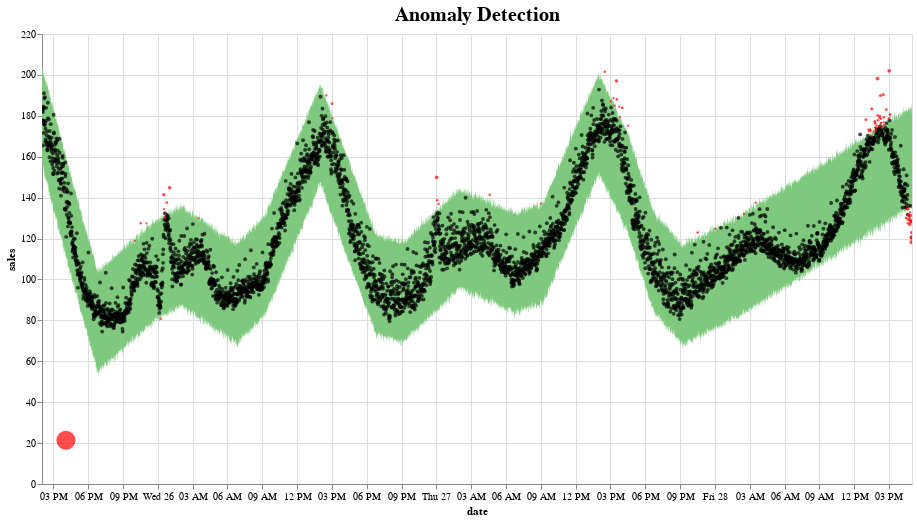

The cell this chart's notebook holds for it:
### Code cell
import pandas as pd

from fbprophet import Prophet

df1 = pd.read_csv(r"C:\Users\sunda\AI_program\test_detect_anoms.csv")

def fit_predict_model(dataframe, interval_width = 0.99, changepoint_range = 0.8):
    m = Prophet(daily_seasonality = False, yearly_seasonality = False, weekly_seasonality = False,
                seasonality_mode = 'multiplicative', 
                interval_width = interval_width,
                changepoint_range = changepoint_range)
    m = m.fit(dataframe)
    forecast = m.predict(dataframe)
    forecast['fact'] = dataframe['y'].reset_index(drop = True)
    return forecast
    
pred = fit_predict_model(df1)

def detect_anomalies(forecast):
    forecasted = forecast[['ds','trend', 'yhat', 'yhat_lower', 'yhat_upper', 'fact']].copy()
    #forecast['fact'] = df['y']

    forecasted['anomaly'] = 0
    forecasted.loc[forecasted['fact'] > forecasted['yhat_upper'], 'anomaly'] = 1
    forecasted.loc[forecasted['fact'] < forecasted['yhat_lower'], 'anomaly'] = -1

    #anomaly importances
    forecasted['importance'] = 0
    forecasted.loc[forecasted['anomaly'] ==1, 'importance'] = \
        (forecasted['fact'] - forecasted['yhat_upper'])/forecast['fact']
    forecasted.loc[forecasted['anomaly'] ==-1, 'importance'] = \
        (forecasted['yhat_lower'] - forecasted['fact'])/forecast['fact']
    
    return forecasted

pred = detect_anomalies(pred)

import altair as alt
#from vega_datasets import data

def plot_anomalies(forecasted):
    interval = alt.Chart(forecasted).mark_area(interpolate="basis", color = '#7FC97F').encode(
    x=alt.X('ds:T',  title ='date'),
    y='yhat_upper',
    y2='yhat_lower',
    tooltip=['ds', 'fact', 'yhat_lower', 'yhat_upper']
    ).interactive().properties(
        title='Anomaly Detection'
    )

    fact = alt.Chart(forecasted[forecasted.anomaly==0]).mark_circle(size=15, opacity=0.7, color = 'Black').encode(
        x='ds:T',
        y=alt.Y('fact', title='sales'),    
        tooltip=['ds', 'fact', 'yhat_lower', 'yhat_upper']
    ).interactive()

    anomalies = alt.Chart(forecasted[forecasted.anomaly!=0]).mark_circle(size=30, color = 'Red').encode(
        x='ds:T',
        y=alt.Y('fact', title='sales'),    
        tooltip=['ds', 'fact', 'yhat_lower', 'yhat_upper'],
        size = alt.Size( 'importance', legend=None)
    ).interactive()

    return alt.layer(interval, fact, anomalies)\
              .properties(width=870, height=450)\
              .configure_title(fontSize=20)
              
plot_anomalies(pred)

### Figure 1 — Vega-Lite specification as saved in the notebook (floating-point values rounded to 4 significant figures; data arrays with more than 128 entries replaced by an {"elided": "..."} marker saying what was removed)
{"$schema": "https://vega.github.io/schema/vega-lite/v3.4.0.json", "config": {"mark": {"tooltip": null}, "title": {"fontSize": 20}, "view": {"height": 300, "width": 400}}, "datasets": {"data-09e294ebfa0c429dc5e546d714200680": [{"anomaly": -1, "ds": "2018-09-25T16:05:00", "fact": 21.35, "importance": 4.152, "trend": 135.6, "yhat": 135.6, "yhat_lower": 110.0, "yhat_upper": 160.5}, {"anomaly": 1, "ds": "2018-09-25T22:01:00", "fact": 118.8, "importance": 0.006505, "trend": 95.5, "yhat": 95.5, "yhat_lower": 70.64, "yhat_upper": 118.1}, {"anomaly": 1, "ds": "2018-09-25T22:31:00", "fact": 127.5, "importance": 0.03154, "trend": 98.04, "yhat": 98.04, "yhat_lower": 75.14, "yhat_upper": 123.4}, {"anomaly": 1, "ds": "2018-09-25T23:01:00", "fact": 127.5, "importance": 0.01192, "trend": 100.6, "yhat": 100.6, "yhat_lower": 77.44, "yhat_upper": 126.0}, {"anomaly": -1, "ds": "2018-09-26T00:15:00", "fact": 80.73, "importance": 0.02419, "trend": 105.7, "yhat": 105.7, "yhat_lower": 82.68, "yhat_upper": 130.7}, {"anomaly": 1, "ds": "2018-09-26T00:31:00", "fact": 141.5, "importance": 0.08211, "trend": 106.6, "yhat": 106.6, "yhat_lower": 79.93, "yhat_upper": 129.9}, {"anomaly": 1, "ds": "2018-09-26T00:32:00", "fact": 134.4, "importance": 0.009091, "trend": 106.7, "yhat": 106.7, "yhat_lower": 82.31, "yhat_upper": 133.2}, {"anomaly": 1, "ds": "2018-09-26T00:33:00", "fact": 130.5, "importance": 0.0008917, "trend": 106.7, "yhat": 106.7, "yhat_lower": 83.73, "yhat_upper": 130.4}, {"anomaly": 1, "ds": "2018-09-26T00:37:00", "fact": 129.8, "importance": 0.005172, "trend": 107.0, "yhat": 107.0, "yhat_lower": 82.53, "yhat_upper": 129.1}, {"anomaly": 1, "ds": "2018-09-26T00:41:00", "fact": 131.9, "importance": 0.009491, "trend": 107.2, "yhat": 107.2, "yhat_lower": 83.56, "yhat_upper": 130.6}, {"anomaly": 1, "ds": "2018-09-26T00:46:00", "fact": 137.6, "importance": 0.04181, "trend": 107.5, "yhat": 107.5, "yhat_lower": 83.02, "yhat_upper": 131.8}, {"anomaly": 1, "ds": "2018-09-26T01:01:00", "fact": 144.8, "importance": 0.09757, "trend": 108.3, "yhat": 108.3, "yhat_lower": 84.07, "yhat_upper": 130.7}, {"anomaly": 1, "ds": "2018-09-26T03:31:00", "fact": 129.9, "importance": 0.01416, "trend": 105.8, "yhat": 105.8, "yhat_lower": 81.63, "yhat_upper": 128.0}, {"anomaly": 1, "ds": "2018-09-26T14:31:00", "fact": 190.0, "importance": 0.01654, "trend": 163.0, "yhat": 163.0, "yhat_lower": 138.1, "yhat_upper": 186.8}, {"anomaly": 1, "ds": "2018-09-26T15:01:00", "fact": 186.0, "importance": 0.04696, "trend": 155.3, "yhat": 155.3, "yhat_lower": 132.6, "yhat_upper": 177.2}, {"anomaly": 1, "ds": "2018-09-26T15:03:00", "fact": 178.8, "importance": 0.0008899, "trend": 154.8, "yhat": 154.8, "yhat_lower": 130.2, "yhat_upper": 178.7}, {"anomaly": 1, "ds": "2018-09-27T00:01:00", "fact": 149.9, "importance": 0.102, "trend": 109.2, "yhat": 109.2, "yhat_lower": 85.5, "yhat_upper": 134.6}, {"anomaly": 1, "ds": "2018-09-27T00:04:00", "fact": 138.7, "importance": 0.0234, "trend": 109.4, "yhat": 109.4, "yhat_lower": 83.47, "yhat_upper": 135.5}, {"anomaly": 1, "ds": "2018-09-27T00:11:00", "fact": 136.9, "importance": 0.02271, "trend": 110.1, "yhat": 110.1, "yhat_lower": 85.45, "yhat_upper": 133.8}, {"anomaly": 1, "ds": "2018-09-27T04:36:00", "fact": 141.4, "importance": 0.03173, "trend": 113.6, "yhat": 113.6, "yhat_lower": 89.93, "yhat_upper": 137.0}, {"anomaly": 1, "ds": "2018-09-27T09:01:00", "fact": 137.1, "importance": 0.01105, "trend": 112.5, "yhat": 112.5, "yhat_lower": 89.92, "yhat_upper": 135.6}, {"anomaly": 1, "ds": "2018-09-27T14:31:00", "fact": 201.5, "importance": 0.02704, "trend": 170.1, "yhat": 170.1, "yhat_lower": 145.7, "yhat_upper": 196.1}, {"anomaly": 1, "ds": "2018-09-27T15:01:00", "fact": 187.1, "importance": 0.005801, "trend": 164.4, "yhat": 164.4, "yhat_lower": 139.5, "yhat_upper": 186.0}, {"anomaly": 1, "ds": "2018-09-27T15:16:00", "fact": 188.6, "importance": 0.005568, "trend": 161.6, "yhat": 161.6, "yhat_lower": 136.4, "yhat_upper": 187.6}, {"anomaly": 1, "ds": "2018-09-27T15:21:00", "fact": 185.0, "importance": 0.004711, "trend": 160.6, "yhat": 160.6, "yhat_lower": 137.2, "yhat_upper": 184.1}, {"anomaly": 1, "ds": "2018-09-27T15:31:00", "fact": 197.0, "importance": 0.08223, "trend": 158.7, "yhat": 158.7, "yhat_lower": 130.8, "yhat_upper": 180.8}, {"anomaly": 1, "ds": "2018-09-27T15:33:00", "fact": 188.0, "importance": 0.02902, "trend": 158.3, "yhat": 158.3, "yhat_lower": 133.0, "yhat_upper": 182.6}, {"anomaly": 1, "ds": "2018-09-27T15:46:00", "fact": 184.4, "importance": 0.01059, "trend": 155.9, "yhat": 155.9, "yhat_lower": 131.5, "yhat_upper": 182.4}, {"anomaly": 1, "ds": "2018-09-27T15:51:00", "fact": 179.4, "importance": 0.00168, "trend": 154.9, "yhat": 154.9, "yhat_lower": 131.8, "yhat_upper": 179.1}, {"anomaly": 1, "ds": "2018-09-27T16:01:00", "fact": 183.9, "importance": 0.03947, "trend": 153.0, "yhat": 153.0, "yhat_lower": 127.2, "yhat_upper": 176.6}, {"anomaly": 1, "ds": "2018-09-27T16:31:00", "fact": 175.1, "importance": 0.01475, "trend": 146.6, "yhat": 146.6, "yhat_lower": 123.5, "yhat_upper": 172.5}, {"anomaly": 1, "ds": "2018-09-27T22:31:00", "fact": 123.0, "importance": 0.03283, "trend": 96.29, "yhat": 96.29, "yhat_lower": 72.25, "yhat_upper": 118.9}, {"anomaly": 1, "ds": "2018-09-28T00:01:00", "fact": 124.8, "importance": 0.006444, "trend": 100.5, "yhat": 100.5, "yhat_lower": 76.83, "yhat_upper": 124.0}, {"anomaly": 1, "ds": "2018-09-28T02:31:00", "fact": 132.0, "importance": 0.01008, "trend": 107.9, "yhat": 107.9, "yhat_lower": 84.0, "yhat_upper": 130.7}, {"anomaly": 1, "ds": "2018-09-28T03:31:00", "fact": 137.5, "importance": 0.01649, "trend": 111.5, "yhat": 111.5, "yhat_lower": 85.81, "yhat_upper": 135.3}, {"anomaly": 1, "ds": "2018-09-28T13:01:00", "fact": 178.1, "importance": 0.05348, "trend": 145.7, "yhat": 145.7, "yhat_lower": 119.8, "yhat_upper": 168.6}, {"anomaly": 1, "ds": "2018-09-28T13:13:00", "fact": 173.2, "importance": 0.0182, "trend": 146.4, "yhat": 146.4, "yhat_lower": 120.8, "yhat_upper": 170.1}, {"anomaly": 1, "ds": "2018-09-28T13:16:00", "fact": 172.4, "importance": 0.01392, "trend": 146.6, "yhat": 146.6, "yhat_lower": 122.4, "yhat_upper": 170.0}, {"anomaly": 1, "ds": "2018-09-28T13:23:00", "fact": 173.4, "importance": 0.008784, "trend": 147.0, "yhat": 147.0, "yhat_lower": 120.5, "yhat_upper": 171.8}, {"anomaly": 1, "ds": "2018-09-28T13:24:00", "fact": 173.0, "importance": 0.01029, "trend": 147.0, "yhat": 147.0, "yhat_lower": 121.5, "yhat_upper": 171.2}, {"anomaly": 1, "ds": "2018-09-28T13:25:00", "fact": 172.6, "importance": 0.001069, "trend": 147.1, "yhat": 147.1, "yhat_lower": 122.3, "yhat_upper": 172.4}, {"anomaly": 1, "ds": "2018-09-28T13:30:00", "fact": 170.2, "importance": 0.009733, "trend": 147.4, "yhat": 147.4, "yhat_lower": 124.0, "yhat_upper": 168.5}, {"anomaly": 1, "ds": "2018-09-28T13:31:00", "fact": 183.4, "importance": 0.0639, "trend": 147.5, "yhat": 147.5, "yhat_lower": 124.0, "yhat_upper": 171.7}, {"anomaly": 1, "ds": "2018-09-28T13:41:00", "fact": 172.3, "importance": 0.0007115, "trend": 148.1, "yhat": 148.1, "yhat_lower": 124.4, "yhat_upper": 172.2}, {"anomaly": 1, "ds": "2018-09-28T13:46:00", "fact": 177.4, "importance": 0.02185, "trend": 148.4, "yhat": 148.4, "yhat_lower": 122.2, "yhat_upper": 173.5}, {"anomaly": 1, "ds": "2018-09-28T13:47:00", "fact": 176.2, "importance": 0.01672, "trend": 148.4, "yhat": 148.4, "yhat_lower": 124.1, "yhat_upper": 173.3}, {"anomaly": 1, "ds": "2018-09-28T13:48:00", "fact": 174.2, "importance": 0.01764, "trend": 148.5, "yhat": 148.5, "yhat_lower": 127.0, "yhat_upper": 171.2}, {"anomaly": 1, "ds": "2018-09-28T13:49:00", "fact": 176.6, "importance": 0.02607, "trend": 148.5, "yhat": 148.5, "yhat_lower": 124.0, "yhat_upper": 172.0}, {"anomaly": 1, "ds": "2018-09-28T13:51:00", "fact": 174.2, "importance": 0.008786, "trend": 148.7, "yhat": 148.7, "yhat_lower": 122.0, "yhat_upper": 172.7}, {"anomaly": 1, "ds": "2018-09-28T13:52:00", "fact": 172.7, "importance": 0.000242, "trend": 148.7, "yhat": 148.7, "yhat_lower": 124.1, "yhat_upper": 172.7}, {"anomaly": 1, "ds": "2018-09-28T13:55:00", "fact": 173.4, "importance": 0.004235, "trend": 148.9, "yhat": 148.9, "yhat_lower": 125.0, "yhat_upper": 172.7}, {"anomaly": 1, "ds": "2018-09-28T13:56:00", "fact": 175.2, "importance": 0.02321, "trend": 149.0, "yhat": 149.0, "yhat_lower": 127.6, "yhat_upper": 171.2}, {"anomaly": 1, "ds": "2018-09-28T14:01:00", "fact": 198.2, "importance": 0.1272, "trend": 149.3, "yhat": 149.3, "yhat_lower": 125.5, "yhat_upper": 173.0}, {"anomaly": 1, "ds": "2018-09-28T14:02:00", "fact": 180.2, "importance": 0.0374, "trend": 149.3, "yhat": 149.3, "yhat_lower": 124.4, "yhat_upper": 173.5}, {"anomaly": 1, "ds": "2018-09-28T14:03:00", "fact": 177.9, "importance": 0.03409, "trend": 149.4, "yhat": 149.4, "yhat_lower": 127.2, "yhat_upper": 171.8}, {"anomaly": 1, "ds": "2018-09-28T14:09:00", "fact": 174.9, "importance": 0.007278, "trend": 149.7, "yhat": 149.7, "yhat_lower": 121.7, "yhat_upper": 173.7}, {"anomaly": 1, "ds": "2018-09-28T14:11:00", "fact": 179.0, "importance": 0.02572, "trend": 149.9, "yhat": 149.9, "yhat_lower": 126.9, "yhat_upper": 174.4}, {"anomaly": 1, "ds": "2018-09-28T14:13:00", "fact": 174.8, "importance": 0.01599, "trend": 150.0, "yhat": 150.0, "yhat_lower": 124.1, "yhat_upper": 172.0}, {"anomaly": 1, "ds": "2018-09-28T14:14:00", "fact": 179.9, "importance": 0.03281, "trend": 150.0, "yhat": 150.0, "yhat_lower": 122.8, "yhat_upper": 174.0}, {"anomaly": 1, "ds": "2018-09-28T14:16:00", "fact": 189.9, "importance": 0.06683, "trend": 150.2, "yhat": 150.2, "yhat_lower": 121.7, "yhat_upper": 177.2}, {"anomaly": 1, "ds": "2018-09-28T14:17:00", "fact": 176.3, "importance": 0.01281, "trend": 150.2, "yhat": 150.2, "yhat_lower": 125.7, "yhat_upper": 174.1}, {"anomaly": 1, "ds": "2018-09-28T14:18:00", "fact": 178.6, "importance": 0.02601, "trend": 150.3, "yhat": 150.3, "yhat_lower": 127.1, "yhat_upper": 173.9}, {"anomaly": 1, "ds": "2018-09-28T14:21:00", "fact": 176.6, "importance": 0.003321, "trend": 150.5, "yhat": 150.5, "yhat_lower": 128.1, "yhat_upper": 176.1}, {"anomaly": 1, "ds": "2018-09-28T14:28:00", "fact": 174.9, "importance": 0.002646, "trend": 150.9, "yhat": 150.9, "yhat_lower": 122.8, "yhat_upper": 174.4}, {"anomaly": 1, "ds": "2018-09-28T14:31:00", "fact": 190.4, "importance": 0.06183, "trend": 151.1, "yhat": 151.1, "yhat_lower": 126.8, "yhat_upper": 178.6}, {"anomaly": 1, "ds": "2018-09-28T14:32:00", "fact": 176.9, "importance": 0.0008931, "trend": 151.1, "yhat": 151.1, "yhat_lower": 127.4, "yhat_upper": 176.7}, {"anomaly": 1, "ds": "2018-09-28T14:33:00", "fact": 179.2, "importance": 0.03145, "trend": 151.2, "yhat": 151.2, "yhat_lower": 126.5, "yhat_upper": 173.6}, {"anomaly": 1, "ds": "2018-09-28T14:36:00", "fact": 175.4, "importance": 0.01383, "trend": 151.4, "yhat": 151.4, "yhat_lower": 125.2, "yhat_upper": 173.0}, {"anomaly": 1, "ds": "2018-09-28T14:46:00", "fact": 183.0, "importance": 0.04549, "trend": 152.0, "yhat": 152.0, "yhat_lower": 128.1, "yhat_upper": 174.7}, {"anomaly": 1, "ds": "2018-09-28T14:57:00", "fact": 178.4, "importance": 0.002865, "trend": 152.6, "yhat": 152.6, "yhat_lower": 130.7, "yhat_upper": 177.9}, {"anomaly": 1, "ds": "2018-09-28T15:01:00", "fact": 202.0, "importance": 0.121, "trend": 152.9, "yhat": 152.9, "yhat_lower": 128.1, "yhat_upper": 177.6}, {"anomaly": 1, "ds": "2018-09-28T15:02:00", "fact": 179.0, "importance": 0.005252, "trend": 152.9, "yhat": 152.9, "yhat_lower": 127.9, "yhat_upper": 178.1}, {"anomaly": 1, "ds": "2018-09-28T15:04:00", "fact": 180.4, "importance": 0.006815, "trend": 153.0, "yhat": 153.0, "yhat_lower": 132.0, "yhat_upper": 179.2}, {"anomaly": 1, "ds": "2018-09-28T15:06:00", "fact": 180.8, "importance": 0.0181, "trend": 153.2, "yhat": 153.2, "yhat_lower": 126.9, "yhat_upper": 177.5}, {"anomaly": -1, "ds": "2018-09-28T16:28:00", "fact": 134.7, "importance": 0.0001863, "trend": 158.1, "yhat": 158.1, "yhat_lower": 134.7, "yhat_upper": 183.9}, {"anomaly": -1, "ds": "2018-09-28T16:29:00", "fact": 130.0, "importance": 0.04755, "trend": 158.1, "yhat": 158.1, "yhat_lower": 136.2, "yhat_upper": 182.8}, {"anomaly": -1, "ds": "2018-09-28T16:33:00", "fact": 136.1, "importance": 0.007339, "trend": 158.4, "yhat": 158.4, "yhat_lower": 137.1, "yhat_upper": 181.7}, {"anomaly": -1, "ds": "2018-09-28T16:34:00", "fact": 134.1, "importance": 0.003889, "trend": 158.4, "yhat": 158.4, "yhat_lower": 134.6, "yhat_upper": 182.4}, {"anomaly": -1, "ds": "2018-09-28T16:38:00", "fact": 129.2, "importance": 0.03654, "trend": 158.7, "yhat": 158.7, "yhat_lower": 133.9, "yhat_upper": 182.6}, {"anomaly": -1, "ds": "2018-09-28T16:39:00", "fact": 127.5, "importance": 0.05484, "trend": 158.7, "yhat": 158.7, "yhat_lower": 134.5, "yhat_upper": 183.3}, {"anomaly": -1, "ds": "2018-09-28T16:40:00", "fact": 131.5, "importance": 0.01782, "trend": 158.8, "yhat": 158.8, "yhat_lower": 133.9, "yhat_upper": 183.1}, {"anomaly": -1, "ds": "2018-09-28T16:42:00", "fact": 134.4, "importance": 0.001882, "trend": 158.9, "yhat": 158.9, "yhat_lower": 134.7, "yhat_upper": 184.1}, {"anomaly": -1, "ds": "2018-09-28T16:43:00", "fact": 131.4, "importance": 0.01174, "trend": 159.0, "yhat": 159.0, "yhat_lower": 133.0, "yhat_upper": 184.7}, {"anomaly": -1, "ds": "2018-09-28T16:44:00", "fact": 131.2, "importance": 0.0376, "trend": 159.0, "yhat": 159.0, "yhat_lower": 136.1, "yhat_upper": 181.5}, {"anomaly": -1, "ds": "2018-09-28T16:45:00", "fact": 129.9, "importance": 0.02337, "trend": 159.1, "yhat": 159.1, "yhat_lower": 132.9, "yhat_upper": 182.9}, {"anomaly": -1, "ds": "2018-09-28T16:46:00", "fact": 131.0, "importance": 0.04199, "trend": 159.2, "yhat": 159.2, "yhat_lower": 136.6, "yhat_upper": 184.2}, {"anomaly": -1, "ds": "2018-09-28T16:47:00", "fact": 131.2, "importance": 0.0252, "trend": 159.2, "yhat": 159.2, "yhat_lower": 134.5, "yhat_upper": 183.7}, {"anomaly": -1, "ds": "2018-09-28T16:48:00", "fact": 126.8, "importance": 0.06823, "trend": 159.3, "yhat": 159.3, "yhat_lower": 135.4, "yhat_upper": 183.5}, {"anomaly": -1, "ds": "2018-09-28T16:49:00", "fact": 132.7, "importance": 0.01302, "trend": 159.3, "yhat": 159.3, "yhat_lower": 134.5, "yhat_upper": 183.1}, {"anomaly": -1, "ds": "2018-09-28T16:50:00", "fact": 129.1, "importance": 0.04749, "trend": 159.4, "yhat": 159.4, "yhat_lower": 135.3, "yhat_upper": 182.4}, {"anomaly": -1, "ds": "2018-09-28T16:51:00", "fact": 128.9, "importance": 0.03947, "trend": 159.5, "yhat": 159.5, "yhat_lower": 134.0, "yhat_upper": 186.1}, {"anomaly": -1, "ds": "2018-09-28T16:52:00", "fact": 128.2, "importance": 0.06489, "trend": 159.5, "yhat": 159.5, "yhat_lower": 136.5, "yhat_upper": 183.2}, {"anomaly": -1, "ds": "2018-09-28T16:54:00", "fact": 131.3, "importance": 0.02524, "trend": 159.6, "yhat": 159.6, "yhat_lower": 134.6, "yhat_upper": 184.2}, {"anomaly": -1, "ds": "2018-09-28T16:55:00", "fact": 128.0, "importance": 0.04836, "trend": 159.7, "yhat": 159.7, "yhat_lower": 134.2, "yhat_upper": 183.2}, {"anomaly": -1, "ds": "2018-09-28T16:56:00", "fact": 120.5, "importance": 0.1356, "trend": 159.8, "yhat": 159.8, "yhat_lower": 136.9, "yhat_upper": 185.6}, {"anomaly": -1, "ds": "2018-09-28T16:57:00", "fact": 118.2, "importance": 0.1607, "trend": 159.8, "yhat": 159.8, "yhat_lower": 137.2, "yhat_upper": 186.1}, {"anomaly": -1, "ds": "2018-09-28T16:58:00", "fact": 122.9, "importance": 0.1009, "trend": 159.9, "yhat": 159.9, "yhat_lower": 135.3, "yhat_upper": 182.4}, {"anomaly": -1, "ds": "2018-09-28T16:59:00", "fact": 120.5, "importance": 0.1478, "trend": 159.9, "yhat": 159.9, "yhat_lower": 138.3, "yhat_upper": 180.8}], "data-5a120219ab7721249b59dcf2138b375a": {"elided": "4401 records"}, "data-aaa85308cd250798adba3656928799cf": {"elided": "4499 records"}}, "height": 450, "layer": [{"data": {"name": "data-aaa85308cd250798adba3656928799cf"}, "encoding": {"tooltip": [{"field": "ds", "type": "temporal"}, {"field": "fact", "type": "quantitative"}, {"field": "yhat_lower", "type": "quantitative"}, {"field": "yhat_upper", "type": "quantitative"}], "x": {"field": "ds", "title": "date", "type": "temporal"}, "y": {"field": "yhat_upper", "type": "quantitative"}, "y2": {"field": "yhat_lower"}}, "mark": {"color": "#7FC97F", "interpolate": "basis", "type": "area"}, "selection": {"selector001": {"bind": "scales", "encodings": ["x", "y"], "type": "interval"}}, "title": "Anomaly Detection"}, {"data": {"name": "data-5a120219ab7721249b59dcf2138b375a"}, "encoding": {"tooltip": [{"field": "ds", "type": "temporal"}, {"field": "fact", "type": "quantitative"}, {"field": "yhat_lower", "type": "quantitative"}, {"field": "yhat_upper", "type": "quantitative"}], "x": {"field": "ds", "type": "temporal"}, "y": {"field": "fact", "title": "sales", "type": "quantitative"}}, "mark": {"color": "Black", "opacity": 0.7, "size": 15, "type": "circle"}, "selection": {"selector002": {"bind": "scales", "encodings": ["x", "y"], "type": "interval"}}}, {"data": {"name": "data-09e294ebfa0c429dc5e546d714200680"}, "encoding": {"size": {"field": "importance", "legend": null, "type": "quantitative"}, "tooltip": [{"field": "ds", "type": "temporal"}, {"field": "fact", "type": "quantitative"}, {"field": "yhat_lower", "type": "quantitative"}, {"field": "yhat_upper", "type": "quantitative"}], "x": {"field": "ds", "type": "temporal"}, "y": {"field": "fact", "title": "sales", "type": "quantitative"}}, "mark": {"color": "Red", "size": 30, "type": "circle"}, "selection": {"selector003": {"bind": "scales", "encodings": ["x", "y"], "type": "interval"}}}], "width": 870}
